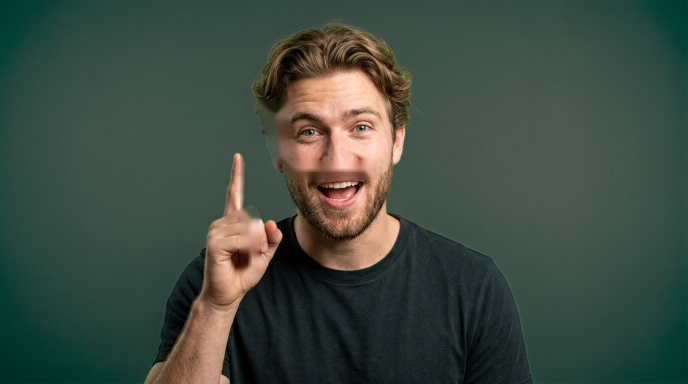
#> input picture render/spike/assets/layers/layer_torso.png, 1376 x 768 px, found by its file name (shown at 1/2 size); the run also reads 3 pictures not shown here
$ python character_v2_1_seams.py check
#> lines starting #> are read from the running program, lines starting #| are printed output that depends on the picture; after the words box and inside, x2 and y2 are one past the last pixel; in counts of white or black regions, pixels touching at a corner belong together; pictures that were not available may be replaced by others from this repository, and a replacement may not be noted
#!/usr/bin/env python3
"""Seam check and backplate fix for the Character V2.1 multilayer assets.

The head layer rotates around the neck pivot. Any pixel of the head's rest
silhouette that is vacated by the rotation and not covered by another layer
shows the backdrop: that is the rectangular "slit" seen in V2.0.

Commands:
  check  Sweep head rotations and count exposed pixels (must be 0).
  fix    Fill the torso alpha behind the head with an inpainted backplate.
         The pre-fix torso snapshot is generated locally on first use.

Usage (from ChrononMotion3D/render/spike):
  python3 character_v2_1_seams.py check
  python3 character_v2_1_seams.py fix
"""
import argparse
import os
import shutil

import cv2
import numpy as np

HERE = os.path.dirname(os.path.abspath(__file__))
LAYERS_DIR = os.path.join(HERE, "assets", "layers_v2_1")
NAMES = ["torso", "head", "upper_arm", "forearm", "hand"]

# Neck pivot from creator_character_v2_1.cpp (scene units, plane 2.45 high).
PLANE_H = 2.45
IMG_W, IMG_H = 1376, 768
PLANE_W = PLANE_H * IMG_W / IMG_H
NECK_PIVOT_SCENE = (-0.057 * PLANE_W, 0.076 * PLANE_H)


def pivot_px():
    x, y = NECK_PIVOT_SCENE
    return ((x / PLANE_W + 0.5) * IMG_W, (0.5 - y / PLANE_H) * IMG_H)


def load_alpha(name, directory=LAYERS_DIR):
#> called with name = 'torso', directory = 'render/spike/assets/layers_v2_1'
    bgra = cv2.imread(os.path.join(directory, f"layer_{name}.png"), cv2.IMREAD_UNCHANGED)
#> bgra is the input picture: shape (768, 1376, 4); mean B, G, R, A 65.9, 75.4, 62.3, 49.4
    return cv2.cvtColor(bgra, cv2.COLOR_BGRA2RGBA)
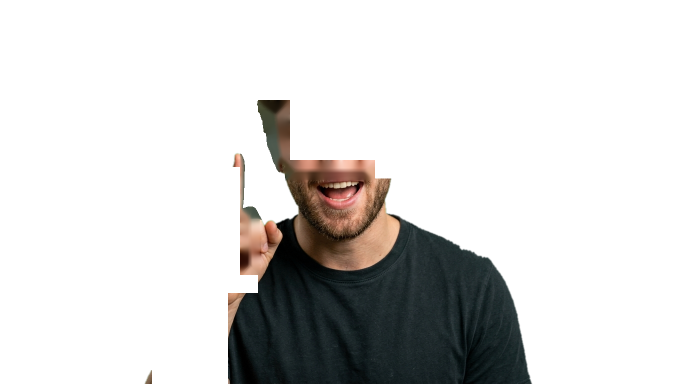
#> returned value: shape (768, 1376, 4) (shown at 1/2 size); mean R, G, B, A 62.3, 75.4, 65.9, 49.4; transparent parts drawn white


def rotate_mask(mask, angle_deg):
    cx, cy = pivot_px()
    m = cv2.getRotationMatrix2D((cx, cy), angle_deg, 1.0)
    return cv2.warpAffine(mask, m, (IMG_W, IMG_H), flags=cv2.INTER_NEAREST, borderValue=0)


def exposed_pixels(layers, angle_deg):
    """Pixels of the head's rest silhouette exposed by a rotation of the head.

    Other layers are taken at rest pose. A pixel is exposed when the rest head
    covers it, the rotated head does not, and no other layer covers it.
    """
    head_rest = layers["head"][..., 3] > 0
    head_rot = rotate_mask((layers["head"][..., 3] > 0).astype(np.uint8) * 255, angle_deg) > 0
    other = np.zeros_like(head_rest)
    for n in NAMES:
        if n != "head":
            other |= layers[n][..., 3] > 0
    return int((head_rest & ~head_rot & ~other).sum())


def check(directory):
    layers = {n: load_alpha(n, directory) for n in NAMES}
#> call 2 of load_alpha, with name = 'head', directory = 'render/spike/assets/layers_v2_1'
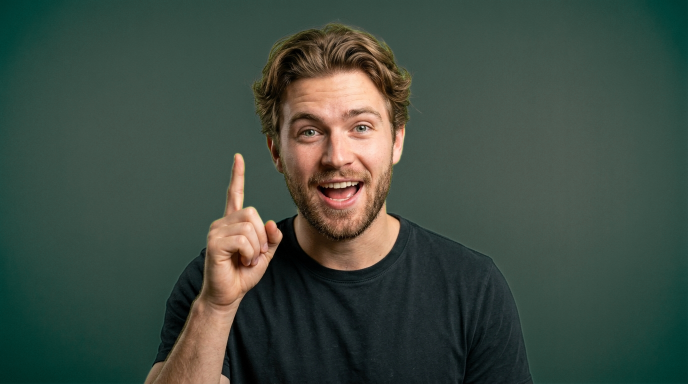
#> input picture render/spike/assets/layers/layer_forearm.png, 1376 x 768 px, given in place of layer_head.png, which was not available (shown at 1/2 size)
#> in load_alpha, bgra is the input picture: shape (768, 1376, 4); mean B, G, R, A 65.9, 75.5, 62.4, 4.7
#> in load_alpha (call 2), `return cv2.cvtColor(bgra, cv2.COLOR_BGRA2RGBA)`:
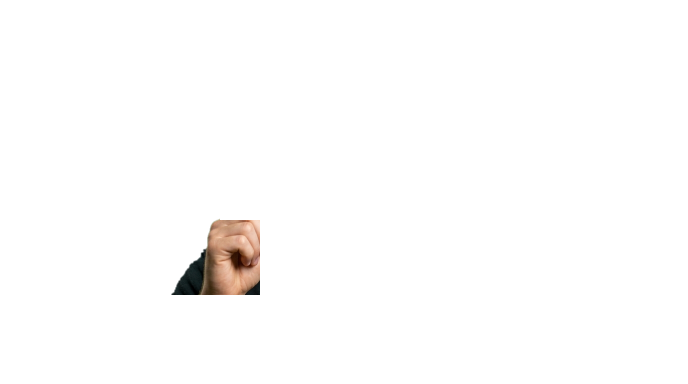
#> returned value: shape (768, 1376, 4) (shown at 1/2 size); mean R, G, B, A 62.4, 75.5, 65.9, 4.7; transparent parts drawn white
#> call 3 of load_alpha, with name = 'upper_arm', directory = 'render/spike/assets/layers_v2_1'
#> in load_alpha (call 3), `return cv2.cvtColor(bgra, cv2.COLOR_BGRA2RGBA)`:
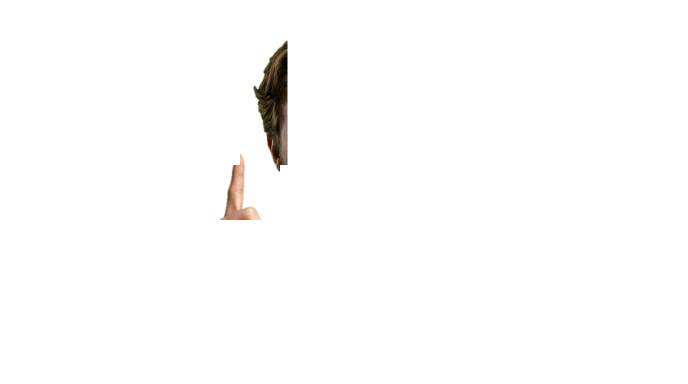
#> returned value: shape (768, 1376, 4) (shown at 1/2 size); mean R, G, B, A 62.4, 75.5, 65.9, 3.6; transparent parts drawn white
#> layers = 5 items
    print(f"[{directory}] exposed head-rest pixels per head rotation (rad->deg):")
    worst = 0
    for deg in [0, 5, 10, 15, 20, 25, 30, 40, 50, 60, -5, -10, -15, -20, -25, -30, -40, -50, -60]:
        e = exposed_pixels(layers, deg)
        worst = max(worst, e)
        print(f"  {deg:+4d} deg : {e}")
#> this loop made 19 passes
#|     +0 deg : 0
#|     +5 deg : 0
#|    +10 deg : 0
#|    +15 deg : 0
#|    +20 deg : 0
#|    +25 deg : 0
#|    +30 deg : 0
#|    +40 deg : 0
#> (further printed lines are left out)
#> pass 1, in exposed_pixels, `head_rest = layers["head"][..., 3] > 0`:
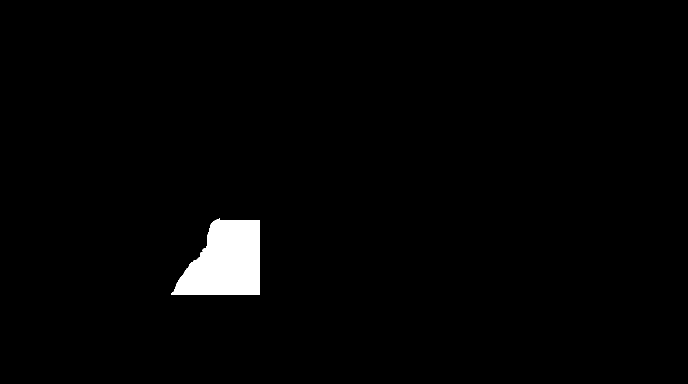
#> head_rest: shape (768, 1376) bool (shown at 1/2 size); 1.9% white; 1 white region, box (x1, y1, x2, y2) and area: (342, 437, 520, 590) 19613
#> pass 2, in exposed_pixels (call 2), `head_rot = rotate_mask((layers["head"][..., 3] > 0).astype(np.uint8) *..`:
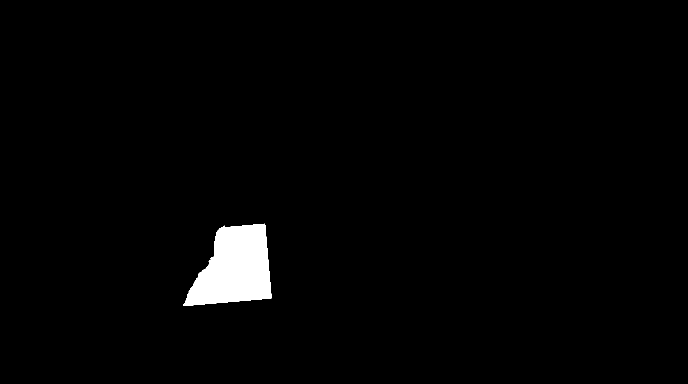
#> head_rot: shape (768, 1376) bool (shown at 1/2 size); 1.9% white; 1 white region, box (x1, y1, x2, y2) and area: (366, 447, 543, 612) 19609
#> pass 3, in exposed_pixels (call 3), `head_rot = rotate_mask((layers["head"][..., 3] > 0).astype(np.uint8) *..`:
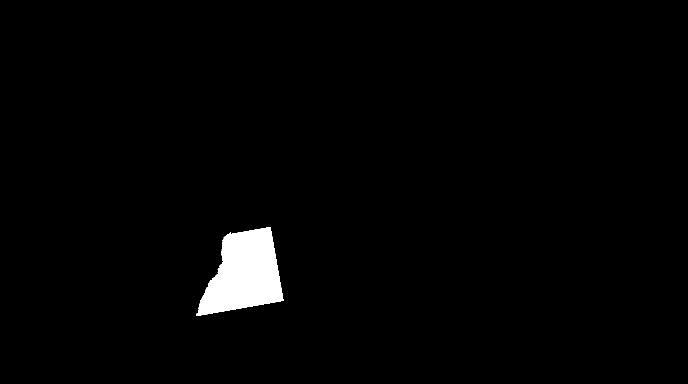
#> head_rot: shape (768, 1376) bool (shown at 1/2 size); 1.9% white; 1 white region, box (x1, y1, x2, y2) and area: (392, 454, 567, 632) 19614
    print(f"worst exposed pixels: {worst}")
#| worst exposed pixels: 0
    return worst


# [61 lines left out: functions fix, despill, not called in this run]


def main():
    parser = argparse.ArgumentParser(description=__doc__, formatter_class=argparse.RawDescriptionHelpFormatter)
    parser.add_argument("command", choices=["check", "fix", "despill"])
    parser.add_argument("--dir", default=LAYERS_DIR, help="layer directory for check")
    args = parser.parse_args()
    if args.command == "check":
        worst = check(args.dir)
#> worst = 0
        raise SystemExit(0 if worst == 0 else 1)
#> (the program exits here)
